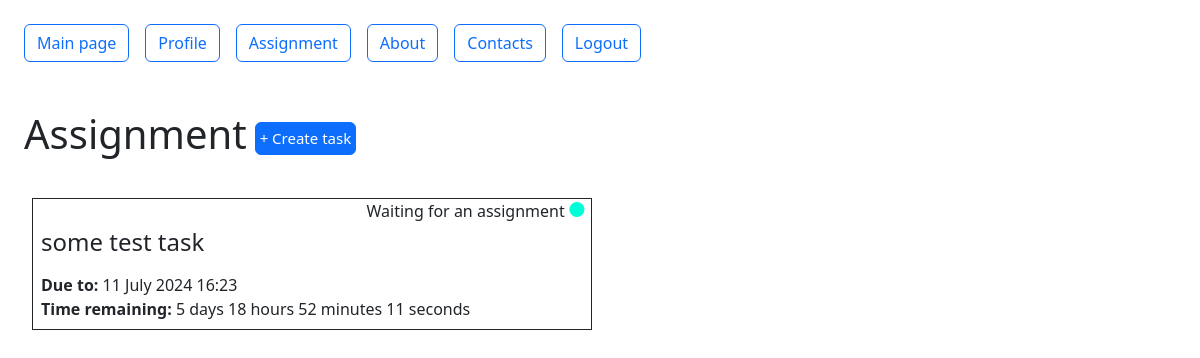
The app's page /assignment (signed in) with its own data.
### src/models/task.py (models this page shows, shortened)
class Task(db.Model):
    __tablename__ = 'tasks'
    id = db.Column(db.Integer, primary_key=True)
    subject = db.Column(db.String(50), nullable=False)
    description = db.Column(db.Text)
    created = db.Column(db.DateTime)
    deadline = db.Column(db.DateTime)
    created_by = db.Column(db.String(20))
    label = db.Column(db.String(30), default='Waiting for an assignment')
    uid = db.Column(db.String(36), unique=True)
    user_limit = db.Column(db.Integer, default=5)
    current_user_number = db.Column(db.Integer, default=0)
    users = db.relationship('User', secondary=user_task, backref='tasks')
    files = db.relationship('File', backref='task')
    comments = db.relationship('Comment', backref='tasks')
    @staticmethod
    def get_all():
        return db.session.query(Task).order_by(desc(Task.created)).all()

### src/resourses/assignment.py (the view)
class Assignment(BaseResource):
    @login_required
    def get(self):
        tasks = Task.get_all()
        color_label = {'Waiting for an assignment': '#00FFD8',
                       'In progress': '#FFD900',
                       'Done': '#32FF00',
                       'Missed the deadline': '#FF0000'}
        return make_response(self.render_template('assignment.html', tasks=tasks, color=color_label))

### src/auth.py (called while the page is built)
@login_manager.user_loader
def load_user(username):
    return User.get_user(username)

### src/models/user.py (called while the page is built)
    @staticmethod
    def get_user(username):
        return db.session.query(User).filter_by(username=username).first()

### src/resourses/base.py (called while the page is built)
    @staticmethod
    def get_menu():
        if getattr(current_user, 'is_authenticated', False):
            return ['Main page', 'Profile', 'Assignment', 'About', 'Contacts', 'Logout']
        else:
            return ['Main page', 'Register', 'Login', 'About', 'Contacts']

    @classmethod
    def render_template(cls, template, **context):
        context['menu'] = cls.get_menu()
        context['title'] = cls.title
        return render_template(template, **context)

### templates/assignment.html (shortened to what this page needs)
{% extends 'base.html' %}
{% block content %}
<div class="p-4">
<div class="position-relative d-flex">
<h1>{{ title }}</h1>
<a class="btn btn-primary m-2 p-1 align-self-center" style="font-size: 15px; height: 33px;" href="{{ url_for('createtask') }}" role="button">+ Create task</a>
</div>
<br>
<div class="position-relative w-50">
{% for task in tasks %}
<a href="{{ url_for('taskdescription', task_uid=task.uid) }}" style="text-decoration: none; color: inherit;">
<div class="task-link m-2 p-2 position-relative">
    <div style="margin: 0px 0px 16px 0px;">
        <div class="fs-4 text-break lh-sm" style="margin: 20px 45px 0px 0px">{{ task.subject }}</div>
        <div class="position-absolute top-0 end-0 d-flex">
        <div class="position-relative" style="right: 8px">{{ task.label }}</div>
            <span class="fs-5 position-relative" style="color: {{ color[task.label] }}; top: -4px; right: 5px"> ● </span>
        </div>
    </div>
    <div class="position-relative">
    <div class="position-relative" style="bottom: 0px">
    <span class="fw-bold">Due to:</span> {{ task.deadline.strftime('%d %B %Y %H:%M') }}
    <br>
    <span class="fw-bold">Time remaining:</span> <span class="time-left" data-deadline="{{ task.deadline.strftime('%Y-%m-%dT%H:%M:%S') }}"></span>
    </div>
    </div>
</div>
</a>
{% endfor %}
</div>
</div>
{% endblock %}

### templates/assignment.html (style rules this page uses)
.task-link { border: 1px solid; }

### records on screen
Task: subject "some test task", label "Waiting for an assignment", deadline "11 July 2024 16:23"

### other values on screen
{{ m }} "Main page" "Assignment" "About" "Contacts" "Logout"
{{ m }} "Profile"
{{ title }} "Assignment"
